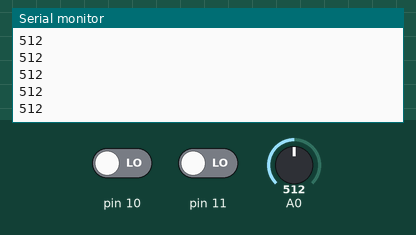
This sketch was run on a simulated Arduino Uno, built with avr-gcc and run on an emulated ATmega328P. Parts: the last lines printed to the serial monitor. The inputs (shaded band) are chosen by the test bench; at power-on: pin 10 LOW, pin 11 LOW, A0 = 512.

Above: at 1.2 s.
1.3 s: pin 10 driven HIGH
At 1.8 s:
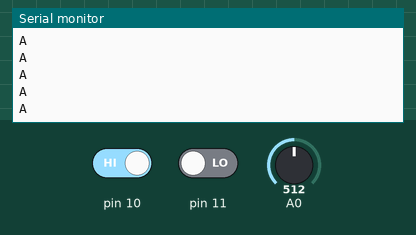
3.2 s: pin 10 driven LOW and pin 11 driven HIGH
At 3.7 s:
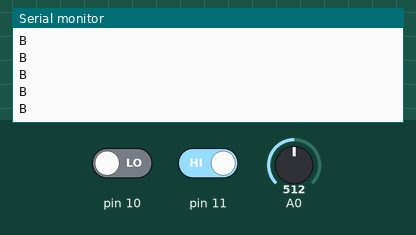

Measured:
- after the input at 1.3 s, the serial monitor: prints a new line after 0.07 s (image 1)
- after the input at 3.2 s, the serial monitor: prints a new line after 0.07 s (image 2)

The sketch:

ECG.ino
```cpp
void setup() {
  // put your setup code here, to run once:
  Serial.begin(9600);
  pinMode(10, INPUT);
  pinMode(11, INPUT);
}

void loop() {
  // put your main code here, to run repeatedly:
  if(digitalRead(10) == 1){
    Serial.println("A");
  }else if(digitalRead(11) == 1){
    Serial.println("B");
  }
  else{
    Serial.println(analogRead(A0));
  }
  delay(1);
}
```
